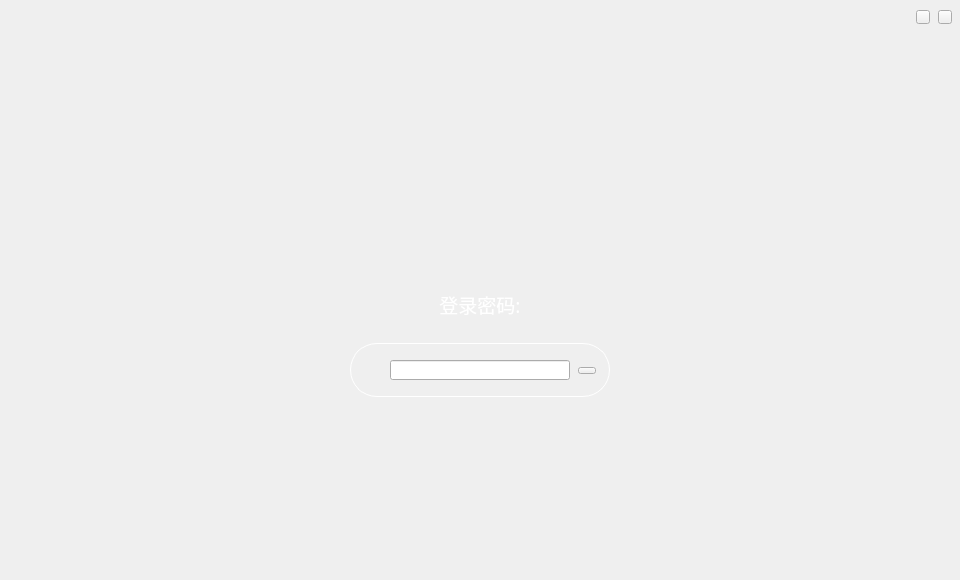
<?xml version="1.0" encoding="UTF-8"?>
<ui version="4.0">
 <class>LockPage</class>
 <widget class="QWidget" name="LockPage">
  <property name="geometry">
   <rect>
    <x>0</x>
    <y>0</y>
    <width>960</width>
    <height>580</height>
   </rect>
  </property>
  <property name="windowTitle">
   <string>Form</string>
  </property>
  <widget class="QLabel" name="loginLabel">
   <property name="geometry">
    <rect>
     <x>420</x>
     <y>290</y>
     <width>120</width>
     <height>28</height>
    </rect>
   </property>
   <property name="font">
    <font>
     <family>微软雅黑</family>
     <pointsize>14</pointsize>
    </font>
   </property>
   <property name="styleSheet">
    <string notr="true">color: rgb(255, 255, 255);</string>
   </property>
   <property name="text">
    <string>登录密码:</string>
   </property>
   <property name="alignment">
    <set>Qt::AlignCenter</set>
   </property>
  </widget>
  <widget class="QToolButton" name="closeBtn">
   <property name="geometry">
    <rect>
     <x>938</x>
     <y>10</y>
     <width>14</width>
     <height>14</height>
    </rect>
   </property>
   <property name="cursor">
    <cursorShape>PointingHandCursor</cursorShape>
   </property>
   <property name="focusPolicy">
    <enum>Qt::NoFocus</enum>
   </property>
   <property name="text">
    <string/>
   </property>
  </widget>
  <widget class="QLineEdit" name="pwdLineEdit">
   <property name="geometry">
    <rect>
     <x>390</x>
     <y>360</y>
     <width>180</width>
     <height>20</height>
    </rect>
   </property>
   <property name="font">
    <font>
     <family>微软雅黑</family>
    </font>
   </property>
   <property name="contextMenuPolicy">
    <enum>Qt::DefaultContextMenu</enum>
   </property>
   <property name="echoMode">
    <enum>QLineEdit::Password</enum>
   </property>
   <property name="alignment">
    <set>Qt::AlignCenter</set>
   </property>
   <property name="clearButtonEnabled">
    <bool>false</bool>
   </property>
  </widget>
  <widget class="QToolButton" name="enterBtn">
   <property name="geometry">
    <rect>
     <x>578</x>
     <y>367</y>
     <width>18</width>
     <height>7</height>
    </rect>
   </property>
   <property name="cursor">
    <cursorShape>PointingHandCursor</cursorShape>
   </property>
   <property name="focusPolicy">
    <enum>Qt::NoFocus</enum>
   </property>
   <property name="text">
    <string/>
   </property>
  </widget>
  <widget class="QLabel" name="label">
   <property name="geometry">
    <rect>
     <x>350</x>
     <y>343</y>
     <width>260</width>
     <height>54</height>
    </rect>
   </property>
   <property name="styleSheet">
    <string notr="true">QLabel{border: 1px solid white;border-radius: 27px;padding: 1px 2px 1px 8px;min-width: 9em;}</string>
   </property>
   <property name="text">
    <string/>
   </property>
  </widget>
  <widget class="QLabel" name="tipLabel">
   <property name="geometry">
    <rect>
     <x>300</x>
     <y>410</y>
     <width>360</width>
     <height>20</height>
    </rect>
   </property>
   <property name="font">
    <font>
     <family>微软雅黑</family>
    </font>
   </property>
   <property name="styleSheet">
    <string notr="true">color: rgb(255, 255, 255);</string>
   </property>
   <property name="text">
    <string/>
   </property>
   <property name="alignment">
    <set>Qt::AlignCenter</set>
   </property>
  </widget>
  <widget class="QToolButton" name="minBtn">
   <property name="geometry">
    <rect>
     <x>916</x>
     <y>10</y>
     <width>14</width>
     <height>14</height>
    </rect>
   </property>
   <property name="cursor">
    <cursorShape>PointingHandCursor</cursorShape>
   </property>
   <property name="focusPolicy">
    <enum>Qt::NoFocus</enum>
   </property>
   <property name="text">
    <string/>
   </property>
  </widget>
  <zorder>label</zorder>
  <zorder>loginLabel</zorder>
  <zorder>closeBtn</zorder>
  <zorder>pwdLineEdit</zorder>
  <zorder>enterBtn</zorder>
  <zorder>tipLabel</zorder>
  <zorder>minBtn</zorder>
 </widget>
 <resources/>
 <connections/>
</ui>
